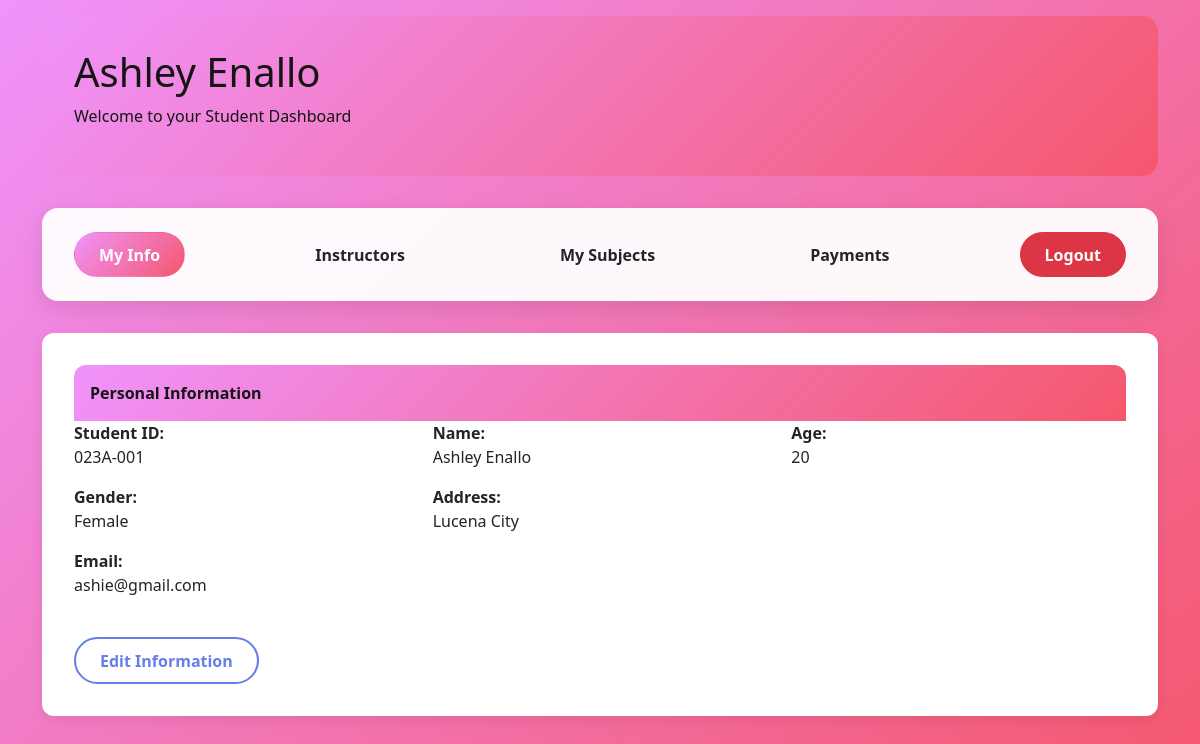
/student/dashboard/ (signed in), run on the app's committed database.
### onlineenrollment/models.py (models this page shows, shortened)
class Student(models.Model):
  user       = models.OneToOneField(User, on_delete=models.CASCADE)
  student_id = models.CharField(max_length=20, unique=True)
  age        = models.PositiveSmallIntegerField()
  gender     = models.CharField(max_length=10)
  address    = models.TextField()

### onlineenrollment/views.py (the view)
# urls.py: path('student/dashboard/', views.student_dashboard, name='student_dashboard'),
@login_required
def student_dashboard(request):
    student = get_object_or_404(Student, user=request.user)
    return render(request, 'core/student_dashboard.html', {'student': student})

### onlineenrollment/templates/core/student_dashboard.html (shortened to what this page needs)
{% extends 'base.html' %}
{% block content %}
<div class="content-card">
    <div class="card-header" style="background: linear-gradient(135deg, #f093fb 0%, #f5576c 100%); color: #151515; padding: 1rem; border-radius: 12px 12px 0 0; font-weight: 600;">
        Personal Information
    </div>
    <div class="card-body">
        <div class="row">
            <div class="col-md-4 mb-3"><strong>Student ID:</strong><br>{{ student.student_id }}</div>
            <div class="col-md-4 mb-3"><strong>Name:</strong><br>{{ student.user.get_full_name }}</div>
            <div class="col-md-4 mb-3"><strong>Age:</strong><br>{{ student.age }}</div>
            <div class="col-md-4 mb-3"><strong>Gender:</strong><br>{{ student.gender }}</div>
            <div class="col-md-8 mb-3"><strong>Address:</strong><br>{{ student.address }}</div>
            <div class="col-md-4 mb-3"><strong>Email:</strong><br>{{ student.user.email }}</div>
        </div>
        <div class="mt-4">
            <a href="{% url 'student_edit' %}" class="btn" style="background: #fff; color: #667eea; border: 2px solid #667eea; border-radius: 50px; padding: 0.6rem 1.5rem; font-weight: 600;">Edit Information</a>
        </div>
    </div>
</div>
{% endblock %}

### onlineenrollment/templates/base.html (shortened to what this page needs)
<!DOCTYPE html>
<html lang="en">
<head>
    <link href="https://cdn.jsdelivr.net/npm/bootstrap@5.3.2/dist/css/bootstrap.min.css" rel="stylesheet">
</head>
<body>
    <div class="container">
        <div class="dashboard-header">
            <h1>{{ student.user.first_name }} {{ student.user.last_name }}</h1>
            <p>Welcome to your Student Dashboard</p>
        </div>
        <div class="navbar text-center">
            <a href="{% url 'student_dashboard' %}" class="btn nav-btn {% if request.resolver_match.url_name == 'student_dashboard' %}active-nav{% endif %}">My Info</a>
            <a href="{% url 'instructor_list' %}" class="btn nav-btn {% if request.resolver_match.url_name == 'instructor_list' %}active-nav{% endif %}">Instructors</a>
            <a href="{% url 'student_subjects' %}" class="btn nav-btn {% if request.resolver_match.url_name == 'student_subjects' %}active-nav{% endif %}">My Subjects</a>
            <a href="{% url 'student_payment' %}" class="btn nav-btn {% if request.resolver_match.url_name == 'student_payment' %}active-nav{% endif %}">Payments</a>
            <form method="post" action="{% url 'logout' %}" style="display: inline;">
                <button type="submit" class="btn btn-danger nav-btn">Logout</button>
            </form>
        </div>
        {% block content %}{% endblock %}
    </div>
</body>
</html>

### onlineenrollment/templates/base.html (style rules this page uses)
body { background: linear-gradient(135deg, #f093fb 0%, #f5576c 100%); font-family: "Segoe UI", sans-serif; min-height: 100vh; padding: 1rem; }
.navbar { background: rgba(255, 255, 255, 0.95); border-radius: 16px; margin-bottom: 2rem; padding: 1.5rem; box-shadow: 0 8px 25px rgba(0, 0, 0, 0.1); }
.nav-btn { margin: 0 0.5rem; border-radius: 50px; font-weight: 600; padding: 0.6rem 1.5rem; }
.active-nav { background: linear-gradient(135deg, #f093fb 0%, #f5576c 100%) !important; color: white !important; border-color: transparent !important; }
.content-card { background: #fff; border-radius: 12px; box-shadow: 0 4px 15px rgba(0, 0, 0, 0.08); padding: 2rem; margin-bottom: 2rem; }
.dashboard-header { background: linear-gradient(135deg, #f093fb 0%, #f5576c 100%); color: #151515; padding: 2rem; border-radius: 16px; margin-bottom: 2rem; }

### data on the page
Student: user.first_name "Ashley", user.last_name "Enallo", student_id "023A-001", user.get_full_name "Ashley Enallo", age "20", gender "Female", address "Lucena City", user.email "ashie@gmail.com"
